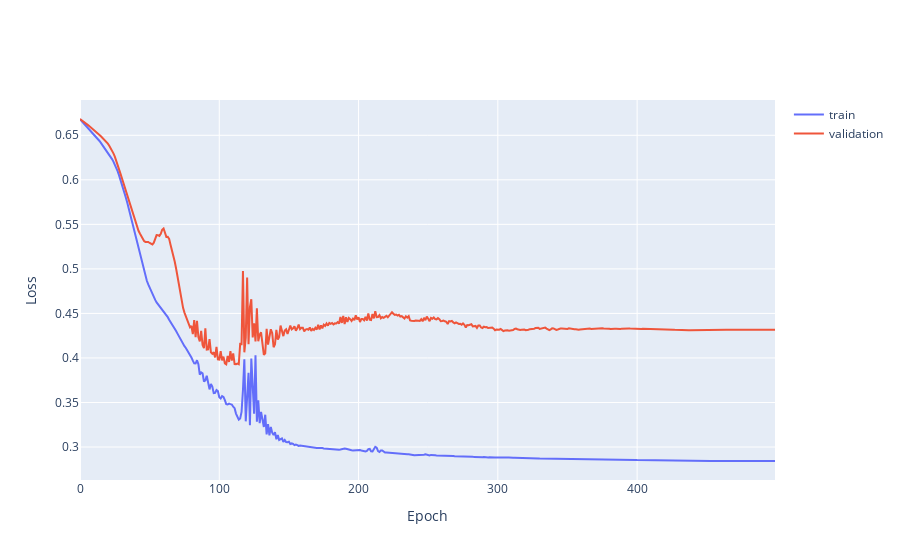

The code cell stored with this chart in its notebook:
### Code cell
import plotly.graph_objects as go

fig = go.Figure()
fig.add_scatter(x=list(range(config['default'].getint('epochs'))), y=list(map(lambda x: x.item(), train_losses)), name='train')
fig.add_scatter(x=list(range(config['default'].getint('epochs'))), y=list(map(lambda x: x.item(), val_losses)), name='validation')
fig.update_layout(xaxis_title='Epoch', yaxis_title='Loss')

### Figure 1 — Plotly figure (JSON) as saved in the notebook; plotly's stock layout.template omitted (floating-point values rounded to 4 significant figures; data arrays with more than 128 entries replaced by an {"elided": "..."} marker saying what was removed)
{"data": [{"name": "train", "type": "scatter", "x": {"elided": "500 int values"}, "y": {"elided": "500 float values"}}, {"name": "validation", "type": "scatter", "x": {"elided": "500 int values"}, "y": {"elided": "500 float values"}}], "layout": {"xaxis": {"title": {"text": "Epoch"}}, "yaxis": {"title": {"text": "Loss"}}}}
